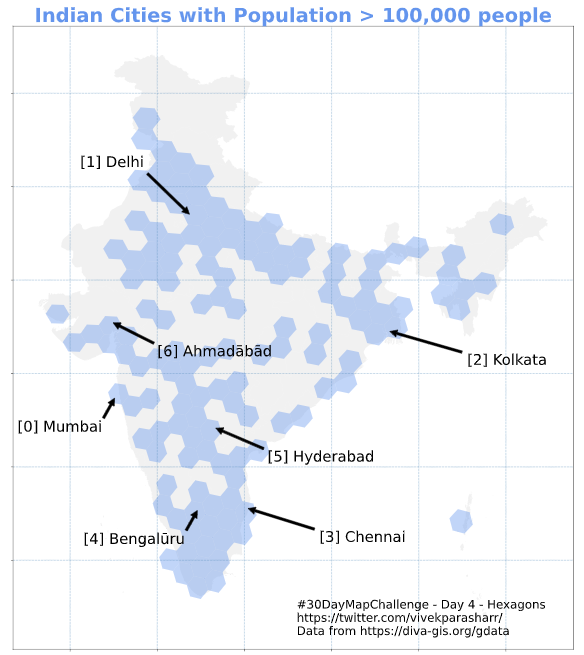

This figure's Python source:


import pandas as pd 
import matplotlib.pyplot as plt 
import descartes
import geopandas as gpd
from shapely.geometry import Point, Polygon
from h3 import h3


map=gpd.read_file('/Users/vivekparashar/OneDrive/OneDrive-GitHub/Challenges-and-Competitions/30DayMapChallenge/Maps/India-states/Indian_States.shp')
fig, ax = plt.subplots(figsize=(15,15))
#map.plot(ax=ax)
map=map.to_crs(crs='epsg:4326')
map.crs

# import data
df=pd.read_csv('/Users/vivekparashar/OneDrive/OneDrive-GitHub/Challenges-and-Competitions/30DayMapChallenge/Data/India-cities-population.csv')
# convert lat, lon to geography (point)
points=df.apply(lambda row: Point(row.lng, row.lat), axis=1)
# create a new gpd.df from existing pd.df and geography
cities=gpd.GeoDataFrame(df, crs={'init':'epsg:4326'}, geometry=points)
# check current crs
cities.crs 
# plot the data
# cities.plot()
#cities.plot()

####################################################

# H3 library has 15 levels of resolution
# Level 3 results in a grid size of approximately 100km
h3_level = 3

# lat_lng_to_h3 converts a location’s coordinates into an H3 id of the chosen level 
def lat_lng_to_h3(row):
    return h3.geo_to_h3(
      row.geometry.y, row.geometry.x, h3_level)

# add a column called h3 with the H3 grid id for the point at level 3 
cities['h3'] = cities.apply(lat_lng_to_h3, axis=1)

# Find number of piracy incidents for each grid cell
# since all points that fall in a grid cell will have the same id
# use groupby function on the h3 column and add a new column count to the output with the number of rows for each H3 id
counts = cities.groupby(['h3']).h3.agg('count').to_frame('count').reset_index()

# To visualize the results or export it to a GIS, we need to convert the H3 cell ids to a geometry
# h3_to_geo_boundary function takes a H3 key and returns a list of coordinates that form the hexagonal cell
from shapely.geometry import Polygon
 
def add_geometry(row):
    points = h3.h3_to_geo_boundary(
      row['h3'], True)
    return Polygon(points)
 
counts['geometry'] = counts.apply(add_geometry, axis=1)

# We turn the dataframe to a GeoDataframe with the CRS EPSG:4326 (WGS84 Latitude/Longitude) and write it to a geopackage
gdf = gpd.GeoDataFrame(counts, crs='EPSG:4326')
#gdf.plot()

cities_hex=gdf

####################################################



# funciton for annotating
def city_info(id):
    top_cities=cities[cities.population>=5000000]
    top_cities_sel_col=top_cities[['city','population','lat','lng']]
    return top_cities_sel_col.iloc[id]
def coord(id):
    return (city_info(i).lng - 0.25, city_info(i).lat - 0.25)
def coord_txt(id):
    if i in [0, 4]:
        return (city_info(i).lng - 1, city_info(i).lat - 1.5)
    if i in [1]:
        return (city_info(i).lng - 3, city_info(i).lat + 3)
    if i in [2, 5, 3, 6]:
        return (city_info(i).lng + 9, city_info(i).lat - 1.5)


# Indian cities with population more than a 100k
fig, ax = plt.subplots(figsize=(17,20))
#ax.grid(True)
ax.grid(color='steelblue', linestyle='-.', linewidth=0.50)
ax.xaxis.set_ticklabels([])
ax.yaxis.set_ticklabels([])
#fig.suptitle('Indian Cities: Population', fontsize=50)
plt.title(label='Indian Cities with Population > 100,000 people',
fontdict={'fontsize': 33, #rcParams['axes.titlesize'],
 'fontweight': 'bold',
 'color': 'cornflowerblue', #rcParams['axes.titlecolor'],
 'verticalalignment': 'baseline',})
 #'horizontalalignment': 'left'})
#ax.set(title='Indian Cities with Population > 100k')

#ax.xaxis.set_ticks([])
#ax.yaxis.set_ticks([])
#ax.xaxis.set_visible(False)
#ax.yaxis.set_visible(False)

map.plot(ax=ax, alpha=0.4, color='gainsboro')
cities_hex.plot(ax=ax, alpha=0.4, color='cornflowerblue')
plt.text(83, 6, '#30DayMapChallenge - Day 4 - Hexagons \nhttps://twitter.com/vivekparasharr/ \nData from https://diva-gis.org/gdata', fontsize=20)


for i in range(7):
    ax.annotate('['+str(i)+'] '+city_info(i).city, coord(i), #(city_info(i).lng - 0.25, city_info(i).lat - 0.25),
                xytext=coord_txt(i), # (city_info(i).lng - 1.5, city_info(i).lat - 1.5),
                #textcoords='axes fraction',
                arrowprops=dict(facecolor='black', shrink=0.05),
                fontsize=25,
                horizontalalignment='right', verticalalignment='top')
